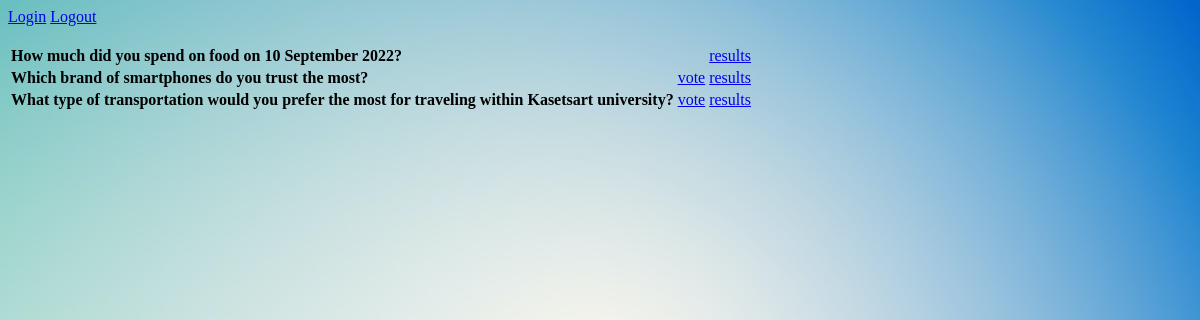
Before: /polls/ with the older database file.
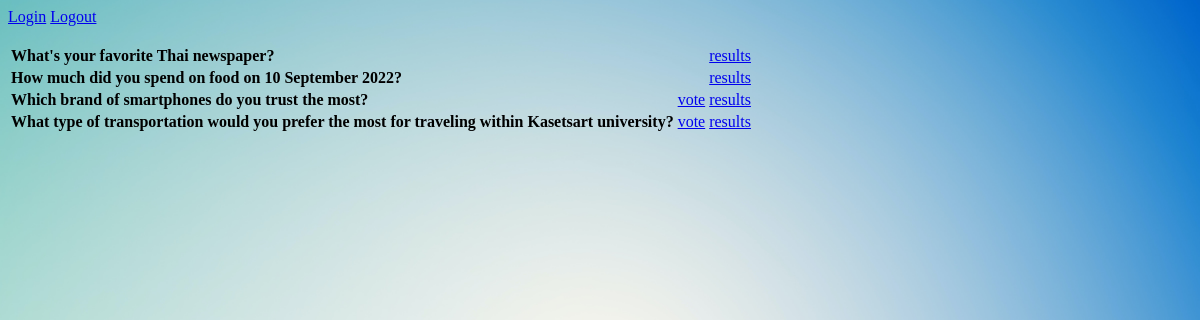
After: the same page with the newer database file.
### polls/models.py (models this page shows, shortened)
class Question(models.Model):
    question_text = models.CharField(max_length=200)
    pub_date = models.DateTimeField('date published')
    end_date = models.DateTimeField('date ended', null=True)
    def is_published(self):
        return timezone.now() >= self.pub_date
    def can_vote(self):
        return self.is_published() and ((self.end_date is None)
                                        or (timezone.now() <= self.end_date))

### polls/views.py (the view)
# urls.py: path('polls/', views.IndexView.as_view(), name='index'),
class IndexView(generic.ListView):
    template_name = 'polls/index.html'
    context_object_name = 'latest_question_list'
    def get_queryset(self):
        published_id_list = [q.id for q in Question.objects.all() if q.is_published()]
        return Question.objects.filter(
            id__in=published_id_list
        ).order_by('-pub_date')[:5]

### polls/templates/polls/index.html (shortened to what this page needs)
{% load static %}
<link rel="stylesheet" href="{% static 'polls/style.css' %}">
<a href="{% url 'login'%}?next={{request.path}}">Login</a>
<a href="{% url 'logout'%}">Logout</a>
{% if latest_question_list %}
    <table class="table">
    {% for question in latest_question_list %}
            {% if question.can_vote %}
            <tr>
                <td> <b> {{ question.question_text }} </b> </td>
                <td><a href="{% url 'polls:detail' question.id %}"> vote </a></td>
                <td><a href="{% url 'polls:results' question.id %}"> results </a></td>
            </tr>
            {% else %}
            <tr>
                <td> <b> {{ question.question_text }}  </b> </td>
                <td> &nbsp; </td>
                <td><a href="{% url 'polls:results' question.id %}"> results </a></td>
            </tr>
            {% endif %}
    {% endfor %}
    </table>
{% else %}
    <p>No polls are available.</p>
{% endif %}

Changed rows visible on the page:
now on this page (row edited): Question: question_text "What's your favorite Thai newspaper?"
